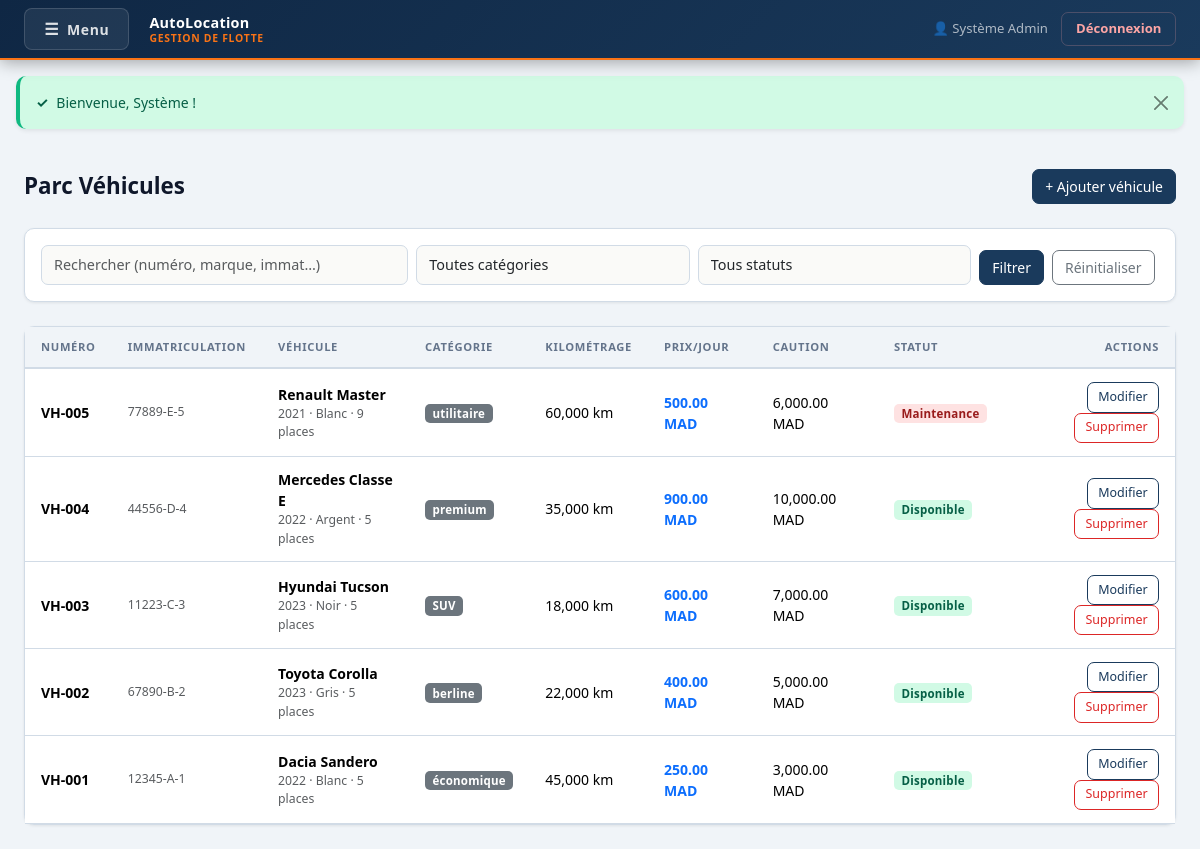
The page /vehicles/index.php (signed in) on the database its author committed.
### tables this page shows
CREATE TABLE IF NOT EXISTS `vehicles` (
  `id`                    INT(11)        NOT NULL AUTO_INCREMENT,
  `numero`                VARCHAR(50)    NOT NULL,
  `immatriculation`       VARCHAR(20)    DEFAULT NULL,
  `marque`                VARCHAR(100)   DEFAULT NULL,
  `modele`                VARCHAR(100)   DEFAULT NULL,
  `annee`                 INT(11)        DEFAULT NULL,
  `couleur`               VARCHAR(50)    DEFAULT NULL,
  `nb_places`             INT(11)        DEFAULT 5,
  `categorie`             ENUM('économique','berline','SUV','premium','utilitaire') DEFAULT 'berline',
  `kilometrage`           INT(11)        DEFAULT 0,
  `statut`                ENUM('disponible','loué','maintenance','indisponible') DEFAULT 'disponible',
  `prix_jour`             DECIMAL(10,2)  DEFAULT 0.00,
  `caution`               DECIMAL(10,2)  DEFAULT 0.00,
  `type_vidange`          VARCHAR(100)   DEFAULT NULL,
  `intervalle_vidange`    INT(11)        DEFAULT 10000,
  `derniere_vidange_km`   INT(11)        DEFAULT NULL,
  `date_derniere_vidange` DATE           DEFAULT NULL,
  `created_at`            TIMESTAMP      NOT NULL DEFAULT CURRENT_TIMESTAMP,
  PRIMARY KEY (`id`),
  UNIQUE KEY `numero` (`numero`)
);

### models/VehicleModel.php (called while the page is built, shortened)
<?php
class VehicleModel {
    private $conn;
    public function __construct($db) {
        $this->conn = $db;
    }
    public function search($keyword = null, $categorie = null, $statut = null) {
        $sql    = "SELECT * FROM vehicles WHERE 1=1";
        $params = [];
        $sql .= " ORDER BY id DESC";
        $stmt = $this->conn->prepare($sql);
        $stmt->execute($params);
        return $stmt->fetchAll();
    }
}

### vehicles/index.php (the view, shortened to what this page needs)
<?php
require_once "../models/VehicleModel.php";
$db    = new Database();
$conn  = $db->getConnection();
$model = new VehicleModel($conn);
$keyword   = trim($_GET['q']        ?? '');
$categorie = $_GET['categorie']     ?? '';
$statut    = $_GET['statut']        ?? '';
$vehicles = $model->search($keyword ?: null, $categorie ?: null, $statut ?: null);
?>
<!DOCTYPE html>
<html lang="fr">
<head>
  <link href="https://cdn.jsdelivr.net/npm/bootstrap@5.3.3/dist/css/bootstrap.min.css" rel="stylesheet">
  <link href="/location/style.css" rel="stylesheet">
</head>
<body>
<?php include "../includes/navbar.php"; ?>
<?php include "../includes/flash.php"; ?>
<div class="container-fluid px-4 py-4">
  <div class="page-header">
    <div>
      <h1 class="page-title">Parc Véhicules</h1>
    </div>
    <a href="add.php" class="btn btn-success">+ Ajouter véhicule</a>
  </div>
  <div class="card mb-4">
    <div class="card-body">
      <form method="GET" class="row g-2 align-items-end">
        <div class="col-md-4">
          <input type="text" name="q" class="form-control" placeholder="Rechercher (numéro, marque, immat…)" value="<?= htmlspecialchars($keyword) ?>">
        </div>
        <div class="col-md-3">
          <select name="categorie" class="form-select">
            <option value="">Toutes catégories</option>
          </select>
        </div>
        <div class="col-md-3">
          <select name="statut" class="form-select">
            <option value="">Tous statuts</option>
          </select>
        </div>
        <div class="col-auto">
          <button class="btn btn-primary">Filtrer</button>
          <a href="index.php" class="btn btn-outline-secondary ms-1">Réinitialiser</a>
        </div>
      </form>
    </div>
  </div>
  <div class="card">
    <div class="card-body p-0">
      <?php if (empty($vehicles)): ?>
        <div class="empty-state">
          <span class="empty-icon">🚗</span>
          <p>Aucun véhicule trouvé</p>
          <a href="add.php" class="btn btn-success btn-sm">+ Ajouter le premier</a>
        </div>
      <?php else: ?>
      <div class="table-responsive">
        <table class="table table-hover mb-0">
          <thead class="table-light">
            <tr>
              <th>Numéro</th>
              <th>Immatriculation</th>
              <th>Véhicule</th>
              <th>Catégorie</th>
              <th>Kilométrage</th>
              <th>Prix/jour</th>
              <th>Caution</th>
              <th>Statut</th>
              <th class="text-end">Actions</th>
            </tr>
          </thead>
          <tbody>
          <?php foreach ($vehicles as $v): ?>
            <tr>
              <td class="fw-semibold"><?= htmlspecialchars($v['numero']) ?></td>
              <td class="text-muted small"><?= htmlspecialchars($v['immatriculation'] ?: '—') ?></td>
              <td>
                <strong><?= htmlspecialchars($v['marque'] . ' ' . $v['modele']) ?></strong>
                <div class="text-muted small"><?= $v['annee'] ?> · <?= htmlspecialchars($v['couleur'] ?: '—') ?> · <?= $v['nb_places'] ?> places</div>
              </td>
              <td><span class="badge bg-secondary"><?= htmlspecialchars($v['categorie']) ?></span></td>
              <td><?= number_format($v['kilometrage']) ?> km</td>
              <td class="fw-semibold text-primary"><?= number_format($v['prix_jour'], 2) ?> MAD</td>
              <td><?= number_format($v['caution'], 2) ?> MAD</td>
              <td>
                <?php
                  $badgeMap = [
                    'disponible'   => 'badge-disponible',
                    'loué'         => 'badge-mission',
                    'maintenance'  => 'badge-maintenance',
                    'indisponible' => 'badge-annulee',
                  ];
                  $badge = $badgeMap[$v['statut']] ?? 'bg-secondary';
                ?>
                <span class="badge <?= $badge ?>"><?= ucfirst($v['statut']) ?></span>
              </td>
              <td class="text-end">
                <a href="edit.php?id=<?= $v['id'] ?>" class="btn btn-sm btn-outline-primary">Modifier</a>
                <a href="delete.php?id=<?= $v['id'] ?>"
                   class="btn btn-sm btn-outline-danger"
                   onclick="return confirm('Supprimer ce véhicule ?')">Supprimer</a>
              </td>
            </tr>
          <?php endforeach; ?>
          </tbody>
        </table>
      </div>
      <?php endif; ?>
    </div>
  </div>
</div>
</body>
</html>

### includes/navbar.php (shortened to what this page needs)
<nav id="mainNav">
  <div class="nav-inner">
    <div class="pnav-wrap" id="pnavWrap">
      <button class="pnav-btn" id="pnavBtn">
        <span class="pnav-icon" id="pnavIcon">☰</span>
        Menu
      </button>
    </div>
    <a class="navbar-brand" href="/location/index.php">
      <div class="brand-name">
        <span class="brand-title">AutoLocation</span>
        <span class="brand-sub">Gestion de flotte</span>
      </div>
    </a>
    <div class="nav-right">
      <?php if (!empty($_SESSION['user_nom'])): ?>
        <span class="nav-user">👤 <?= htmlspecialchars($_SESSION['user_nom']) ?></span>
      <?php endif; ?>
      <a href="/location/logout.php" class="nav-logout-btn">Déconnexion</a>
    </div>
  </div>
</nav>

### includes/flash.php (shortened to what this page needs)
<?php if (!empty($_SESSION['flash'])):
    $f = $_SESSION['flash'];
    $icons = ['success' => '✓', 'danger' => '✕', 'warning' => '⚠', 'info' => 'ℹ'];
    $icon  = $icons[$f['type']] ?? '';
?>
<div class="alert alert-<?= $f['type'] ?> alert-dismissible fade show mx-3 mt-3 d-flex align-items-center gap-2 shadow-sm" role="alert">
    <span class="fw-bold"><?= $icon ?></span>
    <?= htmlspecialchars($f['msg']) ?>
    <button type="button" class="btn-close ms-auto" data-bs-dismiss="alert"></button>
</div>
<?php endif; ?>

### style.css (style rules this page uses)
:root { --primary: #1a3a5c; --primary-dark: #102640; --accent: #f97316; --accent-dark: #ea6c0a; --danger: #dc2626; --danger-dark: #b91c1c; --bg: #f0f4f8; --surface: #ffffff; --border: #d1dbe6; --text: #0f172a; --text-muted: #64748b; --nav-bg: #0f2744; --radius: 10px; --shadow-sm: 0 1px 3px rgba(0,0,0,.08); --shadow: 0 4px 12px rgba(0,0,0,.1); --shadow-lg: 0 8px 28px rgba(0,0,0,.13); --transition: .2s ease; }
*, *::before, *::after { box-sizing: border-box; }
body { background: var(--bg); font-family: 'Segoe UI', system-ui, -apple-system, sans-serif; color: var(--text); font-size: .925rem; min-height: 100vh; }
#mainNav { background: linear-gradient(135deg, #0f2744 0%, #1a3a5c 100%); border-bottom: 2px solid var(--accent); position: sticky; top: 0; z-index: 1000; box-shadow: 0 2px 16px rgba(0,0,0,.35); }
#mainNav .navbar-brand { display: flex; align-items: center; gap: .65rem; padding: .45rem .5rem; text-decoration: none; }
#mainNav .brand-name { display: flex; flex-direction: column; line-height: 1.25; }
#mainNav .brand-name .brand-title { font-size: .9rem; font-weight: 700; color: #fff; letter-spacing: .02em; }
#mainNav .brand-name .brand-sub { font-size: .65rem; color: var(--accent); font-weight: 600; letter-spacing: .07em; text-transform: uppercase; }
.nav-inner { display: flex; align-items: center; padding: 0 1.5rem; height: 58px; gap: .75rem; }
.nav-inner .nav-right { margin-left: auto; }
.pnav-wrap { position: relative; }
.pnav-btn { display: flex; align-items: center; gap: .5rem; background: rgba(255,255,255,.07); border: 1px solid rgba(255,255,255,.15); color: rgba(255,255,255,.85); font-size: .875rem; font-weight: 600; padding: .5rem 1.2rem; border-radius: 8px; cursor: pointer; letter-spacing: .04em; transition: background .2s, border-color .2s, color .2s, box-shadow .2s; }
.pnav-icon { font-size: 1rem; transition: transform .25s ease; display: inline-block; }
.nav-right { display: flex; align-items: center; gap: .85rem; }
.nav-user { font-size: .82rem; color: rgba(255,255,255,.65); font-weight: 500; }
.nav-logout-btn { font-size: .82rem; font-weight: 600; color: #fca5a5; text-decoration: none; padding: .38rem .85rem; border-radius: 7px; border: 1px solid rgba(252,165,165,.22); transition: background .18s, color .18s, border-color .18s; }
.page-header { display: flex; align-items: center; justify-content: space-between; margin-bottom: 1.5rem; }
.page-title { font-size: 1.4rem; font-weight: 700; margin: 0; color: var(--text); }
.card { border: 1px solid var(--border); border-radius: var(--radius); box-shadow: var(--shadow-sm); background: var(--surface); }
.table { margin: 0; font-size: .875rem; }
.table thead th { background: #f0f4f8; color: var(--text-muted); font-size: .7rem; font-weight: 700; text-transform: uppercase; letter-spacing: .06em; border-bottom: 2px solid var(--border); padding: .75rem 1rem; white-space: nowrap; }
.table td { padding: .8rem 1rem; vertical-align: middle; border-color: var(--border); }
.badge { padding: .35em .65em; font-size: .72rem; font-weight: 600; border-radius: 5px; letter-spacing: .02em; }
.badge-disponible { background: #d1fae5; color: #065f46; }
.badge-maintenance { background: #fee2e2; color: #991b1b; }
.btn { font-weight: 500; border-radius: 7px; transition: all var(--transition); font-size: .875rem; }
.btn-primary { background: var(--primary); border-color: var(--primary); color: #fff; }
.btn-success { background: var(--primary); border-color: var(--primary); color: #fff; }
.btn-outline-primary { border-color: var(--primary); color: var(--primary); }
.btn-outline-danger { border-color: var(--danger); color: var(--danger); }
.btn-sm { font-size: .78rem; padding: .3rem .65rem; }
.form-control, .form-select { border-radius: 7px; border-color: var(--border); font-size: .9rem; padding: .5rem .75rem; transition: border-color var(--transition), box-shadow var(--transition); background: #fafaf8; }
.alert { border-radius: var(--radius); border: none; font-size: .875rem; font-weight: 500; }
.alert-success { background: #d1fae5; color: #065f46; border-left: 4px solid #10b981; }
.card { animation: fadeInUp .35s ease both; }
.page-header { animation: fadeInUp .3s ease both; }
tbody tr { animation: rowFadeIn .22s ease both; animation-delay: calc(var(--i, 0) * 50ms); }
.btn-success { animation: btnPulse 2.5s infinite; }
.alert { animation: alertSlideIn .3s ease both; }
.form-control, .form-select { transition: border-color .2s ease, box-shadow .2s ease, background .2s ease; }

### rows shown on the page
vehicles: numero "VH-005", immatriculation "77889-E-5", marque+modele "Renault Master", annee "2021", couleur "Blanc", nb_places "9", categorie "utilitaire", kilometrage "60,000", prix_jour "500.00", caution "6,000.00", statut "Maintenance"
vehicles: numero "VH-004", immatriculation "44556-D-4", marque+modele "Mercedes Classe E", annee "2022", couleur "Argent", nb_places "5", categorie "premium", kilometrage "35,000", prix_jour "900.00", caution "10,000.00", statut "Disponible"
vehicles: numero "VH-003", immatriculation "11223-C-3", marque+modele "Hyundai Tucson", annee "2023", couleur "Noir", nb_places "5", categorie "SUV", kilometrage "18,000", prix_jour "600.00", caution "7,000.00", statut "Disponible"
vehicles: numero "VH-002", immatriculation "67890-B-2", marque+modele "Toyota Corolla", annee "2023", couleur "Gris", nb_places "5", categorie "berline", kilometrage "22,000", prix_jour "400.00", caution "5,000.00", statut "Disponible"
vehicles: numero "VH-001", immatriculation "12345-A-1", marque+modele "Dacia Sandero", annee "2022", couleur "Blanc", nb_places "5", categorie "économique", kilometrage "45,000", prix_jour "250.00", caution "3,000.00", statut "Disponible"

### other values the page prints
$_SESSION['user_nom'] "Système Admin"
$icon "✓"
$f['msg'] "Bienvenue, Système !"
